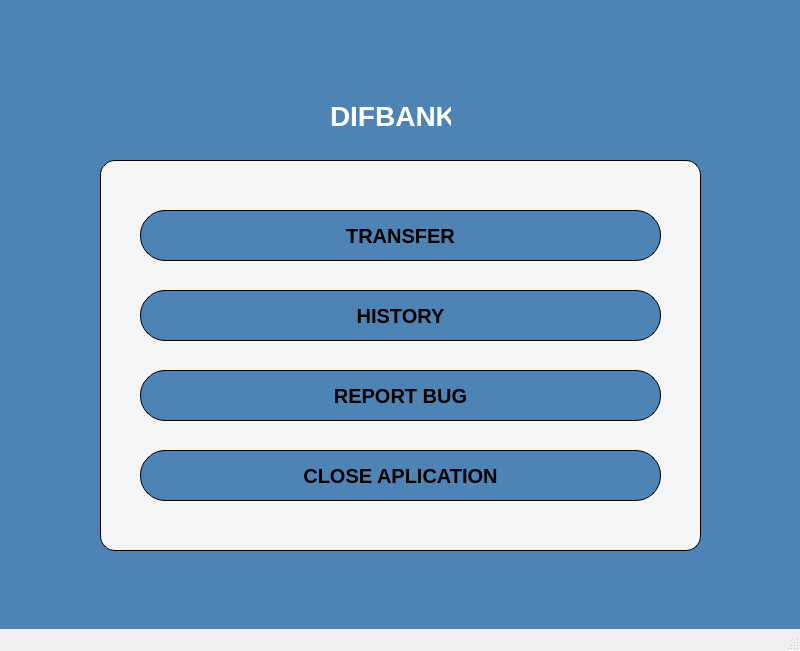
<?xml version="1.0" encoding="UTF-8"?>
<ui version="4.0">
 <class>MainWindow</class>
 <widget class="QMainWindow" name="MainWindow">
  <property name="geometry">
   <rect>
    <x>0</x>
    <y>0</y>
    <width>800</width>
    <height>651</height>
   </rect>
  </property>
  <property name="maximumSize">
   <size>
    <width>800</width>
    <height>651</height>
   </size>
  </property>
  <property name="windowTitle">
   <string>MainWindow</string>
  </property>
  <property name="layoutDirection">
   <enum>Qt::LeftToRight</enum>
  </property>
  <property name="autoFillBackground">
   <bool>false</bool>
  </property>
  <widget class="QWidget" name="widget">
   <property name="enabled">
    <bool>true</bool>
   </property>
   <property name="autoFillBackground">
    <bool>false</bool>
   </property>
   <widget class="QStackedWidget" name="stackedWidget">
    <property name="geometry">
     <rect>
      <x>0</x>
      <y>0</y>
      <width>800</width>
      <height>651</height>
     </rect>
    </property>
    <property name="styleSheet">
     <string notr="true">background:rgb(78, 131, 181);</string>
    </property>
    <widget class="QWidget" name="page">
     <widget class="QLabel" name="label">
      <property name="geometry">
       <rect>
        <x>330</x>
        <y>100</y>
        <width>121</width>
        <height>31</height>
       </rect>
      </property>
      <property name="styleSheet">
       <string notr="true">font-size: 28px;
font-weight: bold;
color:white;
alignment:align-center;
</string>
      </property>
      <property name="text">
       <string>DIFBANK</string>
      </property>
     </widget>
     <widget class="QFrame" name="frame">
      <property name="geometry">
       <rect>
        <x>100</x>
        <y>160</y>
        <width>601</width>
        <height>391</height>
       </rect>
      </property>
      <property name="styleSheet">
       <string notr="true">background : #f5f5f5;
border : 1px solid black;
border-radius : 15px;</string>
      </property>
      <property name="frameShape">
       <enum>QFrame::StyledPanel</enum>
      </property>
      <property name="frameShadow">
       <enum>QFrame::Raised</enum>
      </property>
      <widget class="QPushButton" name="pushButton_3">
       <property name="geometry">
        <rect>
         <x>40</x>
         <y>210</y>
         <width>521</width>
         <height>51</height>
        </rect>
       </property>
       <property name="cursor">
        <cursorShape>PointingHandCursor</cursorShape>
       </property>
       <property name="styleSheet">
        <string notr="true">background:rgb(78, 131, 181);
font-size : 20px;
font-weight : bold ;
border-radius : 25px;</string>
       </property>
       <property name="text">
        <string>REPORT BUG</string>
       </property>
      </widget>
      <widget class="QPushButton" name="pushButton_2">
       <property name="geometry">
        <rect>
         <x>40</x>
         <y>130</y>
         <width>521</width>
         <height>51</height>
        </rect>
       </property>
       <property name="cursor">
        <cursorShape>PointingHandCursor</cursorShape>
       </property>
       <property name="styleSheet">
        <string notr="true">background:rgb(78, 131, 181);
font-size : 20px;
font-weight : bold ;
border-radius : 25px;</string>
       </property>
       <property name="text">
        <string>HISTORY</string>
       </property>
      </widget>
      <widget class="QPushButton" name="pushButton_4">
       <property name="geometry">
        <rect>
         <x>40</x>
         <y>290</y>
         <width>521</width>
         <height>51</height>
        </rect>
       </property>
       <property name="cursor">
        <cursorShape>PointingHandCursor</cursorShape>
       </property>
       <property name="styleSheet">
        <string notr="true">background:rgb(78, 131, 181);
font-size : 20px;
font-weight : bold ;
border-radius : 25px;</string>
       </property>
       <property name="text">
        <string>CLOSE APLICATION</string>
       </property>
      </widget>
      <widget class="QPushButton" name="pushButton">
       <property name="geometry">
        <rect>
         <x>40</x>
         <y>50</y>
         <width>521</width>
         <height>51</height>
        </rect>
       </property>
       <property name="maximumSize">
        <size>
         <width>800</width>
         <height>800</height>
        </size>
       </property>
       <property name="cursor">
        <cursorShape>PointingHandCursor</cursorShape>
       </property>
       <property name="mouseTracking">
        <bool>false</bool>
       </property>
       <property name="styleSheet">
        <string notr="true">background:rgb(78, 131, 181);
font-size : 20px;
font-weight : bold ;
border-radius : 25px;</string>
       </property>
       <property name="text">
        <string>TRANSFER</string>
       </property>
      </widget>
     </widget>
    </widget>
    <widget class="QWidget" name="page_2"/>
   </widget>
  </widget>
  <widget class="QStatusBar" name="statusbar"/>
 </widget>
 <resources/>
 <connections/>
</ui>
